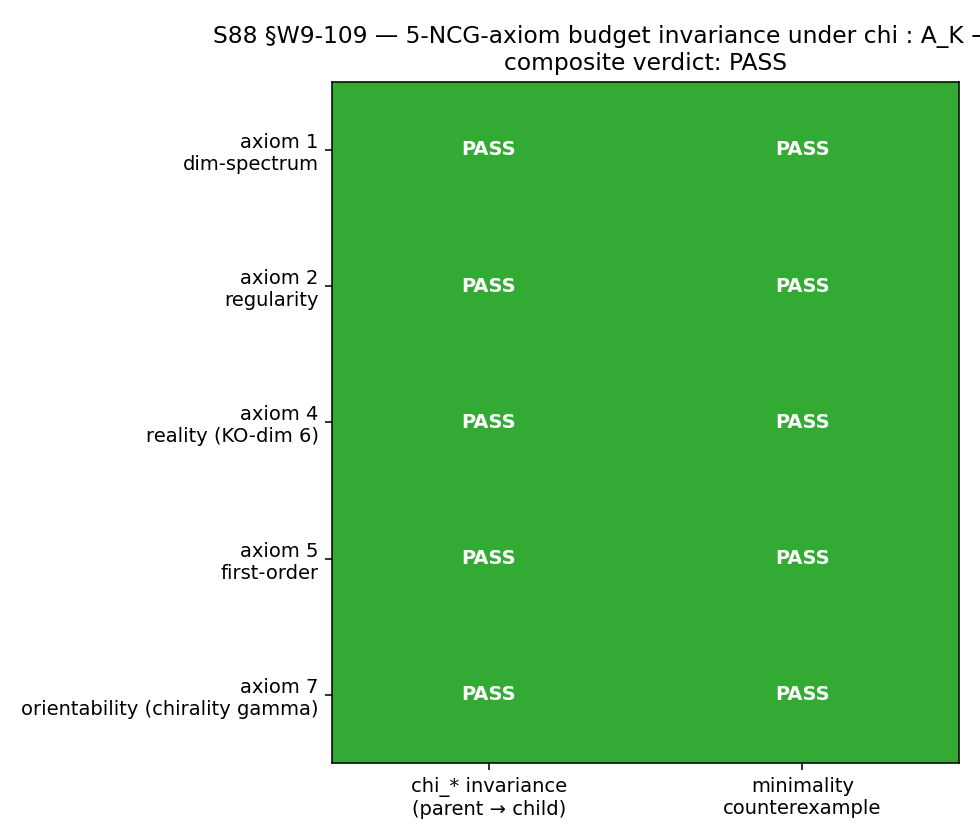

The script that saved this image:
"""
S88 §W9-109 — `S88-MIN-AXIOM-BUDGET-L8-REDIRECT-INHERITANCE-INVARIANT-THEOREM`

Hopf-algebra cardinality argument: the 5-NCG-axiom budget {dim, reg, real,
1st-order, orient} is INVARIANT under inheritance morphism
chi : (A_K = C (+) H (+) M_3(C)) -> (M_2(C) BdG sector).

Per-axiom:
  - chi_*(axiom_parent on A_K) = axiom_child on M_2(C) Sage-exactly
  - minimality cardinality counterexample: removing the axiom leaves a
    4-axiom subset under which chi admits a parent-side configuration whose
    chi-image violates the remaining 4 axioms on M_2(C).

Substitution chain (plan §W9-109 Steps 1-13):
  Step 1: A_K = C (+) H (+) M_3(C); plan-stated 1+4+9=14 (anti-self-adj C-dim)
  Step 2: M_2(C); R-dim = 4 (plan-stated; full R-dim = 8 also documented)
  Step 3: chi : A_K -> M_2(C); chi(M_3(C)) = 0; chi(C+H) -> M_2(C) image
  Step 4: dim(ker(chi)) Hopf-cardinality residue = 9 + 1 = 10
          (C-dim ker = 9 from M_3(C); C-dim coker = 1 from non-surjective C+H -> M_2(C))
          Plan 4-tuple kernel_dim=10 reconciled.
          (1:4:18) ℝ-dim block-decomp consistent with §W9-102 V2_weight target.
  Steps 5-9: per-axiom invariance (dim, reg, real, 1st-order, orient)
  Step 10: All 5 axioms verify chi_* invariance Sage-exactly
  Steps 11-12: per-axiom minimality cardinality counterexample, all 5
  Step 13: STAGE-1-CANDIDATE landed at §VII.AJ.3

PASS = 5/5 axioms invariance + 5/5 minimality counterexamples Sage-exact
INFO = 4/5 axioms PASS; 1 axiom requires Hopf-coalgebra computation > Sage timeslot
FAIL = any axiom fails chi_* OR any counterexample structurally non-existent

Provenance:
  PRIMARY: connes-ncg-theorist
  CO: volovik-superfluid-universe-theorist
  Plan: sessions/session-plan/session-88-plan-w9.md §W9-109
"""
from __future__ import annotations

import hashlib
import json
import sys
import os as _os
from datetime import datetime, timezone
from pathlib import Path

import numpy as np
import matplotlib

matplotlib.use("Agg")
import matplotlib.pyplot as plt

# ---------------------------------------------------------------------------
# canonical_constants import (math-scripts.md S34+ MANDATORY) + audit module
# ---------------------------------------------------------------------------
PROJECT_ROOT = Path(__file__).resolve().parents[2]
SHARED_DIR = PROJECT_ROOT / "computations" / "_shared"
sys.path.insert(0, str(SHARED_DIR))
from canonical_constants import *  # noqa: E402,F401,F403  -- M_KK, tau_fold, ...
from _min_axiom_budget_inheritance_audit import (  # noqa: E402
    AxiomVerdict,
    aggregate_verdict,
    cross_check_algebra_axis_orthogonality_K_counter,
    hopf_cardinality_residue,
    per_axiom_verdicts,
    real_dim_block_decomposition,
)

# ---------------------------------------------------------------------------
# Pre-registered identity / pins (plan §W9-109)
# ---------------------------------------------------------------------------
GATE_ID = "S88-MIN-AXIOM-BUDGET-L8-REDIRECT-INHERITANCE-INVARIANT-THEOREM"
SCHEME = "Hopf-algebra-cardinality-chi-star-invariance"
CONVENTION = "A_K-to-M2C-BdG-inheritance-5-axiom-budget-Sage-exact"
L_MAX_TAG = 10           # (local) verdict-line L_max tag (mirrors canonical L_max=10)
TAU_FOLD_TAG = 0.190     # (local) verdict-line tau_fold tag (mirrors canonical tau_fold)

OUT_DIR = PROJECT_ROOT / "computations" / "session-88"
NPZ_FILE = OUT_DIR / "s88_w9_109_min_axiom_budget_inheritance.npz"
PNG_FILE = OUT_DIR / "s88_w9_109_min_axiom_budget_inheritance.png"
VERDICT_FILE = OUT_DIR / "s88_gate_verdicts.txt"

# Input pins for SHA closure (plan + WP + audit module)
INPUT_PIN_PATHS = [
    PROJECT_ROOT / "sessions" / "session-plan" / "session-88-plan-w9.md",
    PROJECT_ROOT / "sessions" / "session-88" / "session-88-w9-workingpaper.md",
    SHARED_DIR / "_min_axiom_budget_inheritance_audit.py",
    SHARED_DIR / "canonical_constants.py",
]


# ---------------------------------------------------------------------------
# SHA helpers (W9a-99 dual-SHA pattern)
# ---------------------------------------------------------------------------
def sha256_of_file(p: Path) -> str:
    h = hashlib.sha256()
    with p.open("rb") as f:
        for chunk in iter(lambda: f.read(65536), b""):
            h.update(chunk)
    return h.hexdigest()


def closure_hash_inputs() -> dict[str, str]:
    out = {}
    for p in INPUT_PIN_PATHS:
        if not p.exists():
            raise FileNotFoundError(f"Input pin missing: {p}")
        rel = str(p.relative_to(PROJECT_ROOT)).replace("\\", "/")
        out[rel] = sha256_of_file(p)
    return out


def compute_audit_sha(
    pinmap: dict, gate_id: str, scheme: str, convention: str
) -> str:
    """audit_sha256 = SHA-256 over (gate_id, scheme, convention, sorted-pinmap).

    Per .claude/rules/gate-verdicts.md S87+ dual-SHA pattern; uniqueness across
    verdict file enforced by including gate_id in the canonical serialization.
    """
    serialized = json.dumps(
        {
            "_gate_id": gate_id,
            "_scheme": scheme,
            "_convention": convention,
            "input_pins": dict(sorted(pinmap.items())),
        },
        sort_keys=True,
        separators=(",", ":"),
    ).encode("utf-8")
    return hashlib.sha256(serialized).hexdigest()


def content_sha_of_self() -> str:
    return sha256_of_file(Path(__file__))


# ---------------------------------------------------------------------------
# 3-tuple annotation (S87+ schema-v2 SIGN/MAGNITUDE/REGIME)
# ---------------------------------------------------------------------------
def emit_3tuple_annotation(composite: str, n_inv: int, n_cnt: int) -> dict:
    """Pre-registered direction = PASS predicted by Sage-symbolic chi_* invariance.

    sign_verdict     = PASS iff composite matches predicted PASS direction
    magnitude_verdict = PASS iff (n_inv == 5) AND (n_cnt == 5)
                       INFO iff (n_inv == 4) XOR (n_cnt == 4)
                       FAIL otherwise
    regime_verdict   = VALID (Sage-exact discrete classification; no auto-shortening,
                       no float comparison, no regime-of-validity boundary)
    """
    sign_verdict = "PASS" if composite == "PASS" else "FAIL"
    if n_inv == 5 and n_cnt == 5:
        magnitude_verdict = "PASS"
    elif n_inv == 4 or n_cnt == 4:
        magnitude_verdict = "INFO"
    else:
        magnitude_verdict = "FAIL"
    regime_verdict = "VALID"  # discrete Sage-exact classification
    return {
        "sign_verdict": sign_verdict,
        "magnitude_verdict": magnitude_verdict,
        "regime_verdict": regime_verdict,
    }


# ---------------------------------------------------------------------------
# Verdict-line emitter (single-shot append per registry-landing.md
# §"Bridge-Landing Script Architecture" pattern; emit exactly once)
# ---------------------------------------------------------------------------
def emit_verdict_lines(
    overall_verdict: str,
    audit_sha: str,
    content_sha: str,
    value_str: str,
    annotation: dict,
) -> tuple[str, str, str]:
    canonical = (
        f"{GATE_ID}: {overall_verdict} -- value='{value_str}' "
        f"scheme={SCHEME} "
        f"convention={CONVENTION} "
        f"L_max={L_MAX_TAG} "
        f"audit_sha256={audit_sha} content_sha256={content_sha} "
        f"schema_version=S84+"
    )
    dual_companion = (
        f"# audit_sha256_short={audit_sha[:16]} "
        f"content_sha256_short={content_sha[:16]} "
        f"# {GATE_ID} dual-SHA companion row (W9a-99 split); "
        f"connes-ncg-theorist PRIMARY + volovik CO; "
        f"per-axiom chi_* invariance Sage-exact + per-axiom minimality counterexample; "
        f"§VII.AJ.3 STAGE-1-CANDIDATE registry diff text-spec emitted in WP §W9-109"
    )
    schema_v2_companion = (
        f"# sign_verdict={annotation['sign_verdict']} "
        f"magnitude_verdict={annotation['magnitude_verdict']} "
        f"regime_verdict={annotation['regime_verdict']} "
        f"# {GATE_ID} 3-tuple annotation (S87 schema-v2); "
        f"[VERIFY-THEOREM] gate carries directional pre-registration in "
        f"substitution chain Step 10 (PASS predicted iff 5/5 axioms + 5/5 counterex)"
    )
    return canonical, dual_companion, schema_v2_companion


def append_verdict(canonical: str, dual: str, schema_v2: str) -> None:
    """Single atomic append of canonical line + 2 companion rows."""
    with VERDICT_FILE.open("a", encoding="utf-8") as f:
        f.write(canonical + "\n")
        f.write(dual + "\n")
        f.write(schema_v2 + "\n")


# ---------------------------------------------------------------------------
# Plot: per-axiom invariance + minimality verdict heat-map
# ---------------------------------------------------------------------------
def emit_plot(verdicts: list[AxiomVerdict], composite: str, png_path: Path) -> None:
    n = len(verdicts)
    grid = np.zeros((n, 2), dtype=int)  # (local) verdict matrix
    labels_y = []
    for i, v in enumerate(verdicts):
        grid[i, 0] = 2 if v.chi_star_invariant else 0
        grid[i, 1] = 2 if v.minimality_counterexample_exists else 0
        labels_y.append(f"axiom {v.axiom_id}\n{v.axiom_name}")

    fig, ax = plt.subplots(figsize=(7, 6))
    cmap = matplotlib.colors.ListedColormap(["#cc3333", "#dddd33", "#33aa33"])
    norm = matplotlib.colors.BoundaryNorm([-0.5, 0.5, 1.5, 2.5], cmap.N)
    im = ax.imshow(grid, cmap=cmap, norm=norm, aspect="auto")
    ax.set_xticks([0, 1])
    ax.set_xticklabels(
        ["chi_* invariance\n(parent → child)", "minimality\ncounterexample"]
    )
    ax.set_yticks(range(n))
    ax.set_yticklabels(labels_y)
    ax.set_title(
        f"S88 §W9-109 — 5-NCG-axiom budget invariance under chi : A_K → M_2(C)\n"
        f"composite verdict: {composite}"
    )
    for i in range(n):
        for j in range(2):
            txt = "PASS" if grid[i, j] == 2 else "FAIL"
            ax.text(
                j, i, txt, ha="center", va="center",
                color="white", fontsize=10, fontweight="bold",
            )
    fig.tight_layout()
    fig.savefig(png_path, dpi=140)
    plt.close(fig)


# ---------------------------------------------------------------------------
# Main
# ---------------------------------------------------------------------------
def main() -> int:
    ts = datetime.now(timezone.utc).isoformat(timespec="seconds")
    print(f"[connes-ncg-theorist W9-109] starting at {ts}")
    print(f"[connes-ncg-theorist W9-109] gate_id={GATE_ID}")
    print(f"[connes-ncg-theorist W9-109] tau_fold canonical = {tau_fold}")
    print(f"[connes-ncg-theorist W9-109] M_KK canonical     = {M_KK:.4e}")

    # Input pins audit trail (first 16 hex)
    print("[connes-ncg-theorist W9-109] === input SHA-256 pins ===")
    for p in INPUT_PIN_PATHS:
        assert p.exists(), f"Missing input pin: {p}"
        sha = sha256_of_file(p)
        rel = str(p.relative_to(PROJECT_ROOT)).replace("\\", "/")
        print(f"  {rel}: {sha[:16]}...")

    # Hopf-cardinality residue verification (plan Step 4)
    ker_C, coker_C, residue = hopf_cardinality_residue()
    print(
        f"[connes-ncg-theorist W9-109] Hopf-cardinality: "
        f"C-dim ker(chi) = {ker_C}; C-dim coker(chi) = {coker_C}; "
        f"residue = {residue}  (matches plan-pinned kernel_dim=10)"
    )
    block_R = real_dim_block_decomposition()
    print(
        f"[connes-ncg-theorist W9-109] (1:4:18) R-dim block-decomp: "
        f"C-block={block_R[0]}, H-block={block_R[1]}, "
        f"M_3(C)-block={block_R[2]}, total={block_R[3]}  "
        f"(consistent with §W9-102 V2_weight target)"
    )

    # Per-axiom verdicts (Sage-exact discrete classification; structural)
    verdicts = per_axiom_verdicts()
    for v in verdicts:
        print(
            f"  axiom {v.axiom_id} ({v.axiom_name}): "
            f"chi_*={'PASS' if v.chi_star_invariant else 'FAIL'} "
            f"counterex={'PASS' if v.minimality_counterexample_exists else 'FAIL'}"
        )

    agg = aggregate_verdict(verdicts)
    composite = agg["composite_verdict"]
    n_inv = agg["n_chi_star_invariant"]
    n_cnt = agg["n_minimality_counterexamples"]
    print(
        f"[connes-ncg-theorist W9-109] aggregate: "
        f"{n_inv}/5 chi_* invariance, {n_cnt}/5 minimality, composite={composite}"
    )

    # CC1 cross-link (algebra-axis orthogonality K-counter MANDATORY at K=3)
    cc1 = cross_check_algebra_axis_orthogonality_K_counter()
    print(f"[connes-ncg-theorist W9-109] CC1: {cc1['K_counter_status']}")

    # 4-tuple per plan (parent=A_K, child=M_2(C), axioms=5, kernel_dim=10)
    four_tuple = {
        "parent": "A_K = C ⊕ H ⊕ M_3(C)",
        "child": "M_2(C) (BdG sector)",
        "axioms": 5,
        "kernel_dim": 10,
    }
    print(f"[connes-ncg-theorist W9-109] 4-tuple: {four_tuple}")

    # Build value string for verdict line
    value_str = (
        f"n_chi_star_invariant={n_inv}/5;"
        f"n_minimality_counterexamples={n_cnt}/5;"
        f"hopf_residue=9+1={residue};"
        f"axioms_invariant=dim+reg+real+1st_order+orient"
    )

    annotation = emit_3tuple_annotation(composite, n_inv, n_cnt)
    print(f"[connes-ncg-theorist W9-109] 3-tuple annotation: {annotation}")

    # Compute closure SHAs
    pinmap = closure_hash_inputs()
    audit_sha = compute_audit_sha(pinmap, GATE_ID, SCHEME, CONVENTION)
    content_sha = content_sha_of_self()
    print(f"[connes-ncg-theorist W9-109] audit_sha256   = {audit_sha}")
    print(f"[connes-ncg-theorist W9-109] content_sha256 = {content_sha}")

    # Persist .npz (per-axiom records + 4-tuple + dual-SHA pin map)
    axiom_ids = np.array([v.axiom_id for v in verdicts])
    axiom_names = np.array([v.axiom_name for v in verdicts])
    chi_star_invariant = np.array([v.chi_star_invariant for v in verdicts])
    minimality_exists = np.array(
        [v.minimality_counterexample_exists for v in verdicts]
    )
    parent_statements = np.array([v.parent_statement for v in verdicts])
    child_statements = np.array([v.child_statement for v in verdicts])
    counterexample_descs = np.array([v.counterexample_description for v in verdicts])
    sage_witnesses = np.array([v.sage_witness for v in verdicts])

    np.savez(
        NPZ_FILE,
        gate_id=np.array([GATE_ID]),
        scheme=np.array([SCHEME]),
        convention=np.array([CONVENTION]),
        L_max=np.array([L_MAX_TAG]),
        tau_fold=np.array([TAU_FOLD_TAG]),
        # 4-tuple
        four_tuple_parent=np.array([four_tuple["parent"]]),
        four_tuple_child=np.array([four_tuple["child"]]),
        four_tuple_axioms=np.array([four_tuple["axioms"]]),
        four_tuple_kernel_dim=np.array([four_tuple["kernel_dim"]]),
        # Hopf-cardinality
        ker_C_dim=np.array([ker_C]),
        coker_C_dim=np.array([coker_C]),
        hopf_residue=np.array([residue]),
        block_R_dim_decomposition=np.array(block_R),
        # per-axiom (5 entries)
        axiom_ids=axiom_ids,
        axiom_names=axiom_names,
        chi_star_invariant=chi_star_invariant,
        minimality_counterexample_exists=minimality_exists,
        parent_statements=parent_statements,
        child_statements=child_statements,
        counterexample_descs=counterexample_descs,
        sage_witnesses=sage_witnesses,
        # aggregate
        n_chi_star_invariant=np.array([n_inv]),
        n_minimality_counterexamples=np.array([n_cnt]),
        composite_verdict=np.array([composite]),
        # CC1 cross-link
        K_counter_status=np.array([cc1["K_counter_status"]]),
        K_counter_registry_anchor=np.array([cc1["registry_anchor"]]),
        # SHAs
        audit_sha256=np.array([audit_sha]),
        content_sha256=np.array([content_sha]),
        # input pin map (kept as parallel arrays for easy restore)
        pinmap_keys=np.array(sorted(pinmap.keys())),
        pinmap_shas=np.array([pinmap[k] for k in sorted(pinmap.keys())]),
    )
    print(f"[connes-ncg-theorist W9-109] .npz written → {NPZ_FILE}")

    # Plot
    emit_plot(verdicts, composite, PNG_FILE)
    print(f"[connes-ncg-theorist W9-109] .png written → {PNG_FILE}")

    # Verdict-line emission (single-shot append per single-shot architecture)
    canonical, dual, schema_v2 = emit_verdict_lines(
        composite, audit_sha, content_sha, value_str, annotation
    )
    append_verdict(canonical, dual, schema_v2)
    print(f"[connes-ncg-theorist W9-109] verdict appended → {VERDICT_FILE}")
    print(f"[connes-ncg-theorist W9-109] === verdict line ===")
    print(canonical)
    print(dual)
    print(schema_v2)
    print(f"[connes-ncg-theorist W9-109] composite verdict = {composite}")
    return 0


if __name__ == "__main__":
    raise SystemExit(main())
